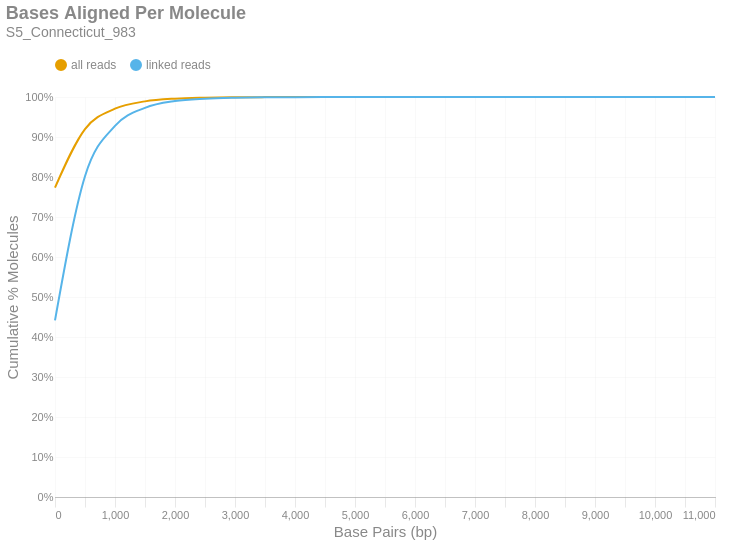

The cell this chart's notebook holds for it:
### Markdown cell above
### Bases Aligned Per Molecule
This is a cumulative frequency distribution showing the number of base pairs aligned per unique molecule. These data are shown in 500 bp bins. There are two distributions: one with `all reads` (yellow) and another with only `linked reads` (blue). The percent of molecules in the `linked reads` distribution is relative to the total number of linked molecules.

### Code cell
if SKIPLR:
    print_html(f"Skipped")
else:
    binned_df = consolidated_hist(valids['aligned_bp'], mask, 500, True)
    with SafeRender(binned_df):
        (
            density_plot(binned_df, 'Bases Aligned Per Molecule', samplename, 'basesper')
            .encode(
                x=alt.X('bin:Q', title="Base Pairs (bp)").axis(tickMinStep=500).scale(padding=0),
                y=alt.Y('value:Q', title='Cumulative % Molecules')
                    .axis(format='%')
                    .scale(domain = [0,1])
                    .stack(False),
                color=alt.Color("key:N").scale(domain = ["all reads", "linked reads"]),
                tooltip = [
                    alt.Tooltip("key:N", title = "Data Type"),
                    alt.Tooltip("range_label:N", title="Bases Aligned Per Molecule"),
                    alt.Tooltip("value:Q", format = ".2%", title="% Molecules (Cum.)")
                ]
            )
        ).display()

### Figure 1 — Vega-Lite specification as saved in the notebook (floating-point values rounded to 4 significant figures)
{"width": "container", "height": 400, "config": {"title": {"anchor": "start", "dy": -15, "fontSize": 18, "color": "#888888", "subtitleColor": "#888888", "subtitleFontSize": 14}, "arc": {"fill": "#0072B2"}, "axis": {"domainColor": "#888888", "domainWidth": 0.5, "gridWidth": 0.2, "grid": false, "titleFontWeight": 400, "titleFontSize": 15, "labelFontSize": 11, "labelColor": "#888888", "tickColor": "#888888", "tickWidth": 0.2, "titleColor": "#888888"}, "axisBand": {"grid": false}, "axisX": {"grid": true, "tickSize": 10, "domainCap": "round"}, "axisY": {"domain": false, "grid": true, "tickSize": 0, "domainCap": "round"}, "background": "transparent", "header": {"labelFontSize": 15, "labelColor": "#888888", "titleFontSize": 15, "titleFontWeight": 600, "titleColor": "#888888"}, "legend": {"labelFont": "sans-serif", "labelFontSize": 12, "labelColor": "#888888", "symbolSize": 100, "symbolType": "circle", "titleFontSize": 12, "titlePadding": 10, "titleColor": "#888888", "title": null, "orient": "top"}, "range": {"category": ["#E69F00", "#56B4E9", "#009E73", "#F0E442", "#0072B2", "#D55E00", "#CC79A7", "#000000"], "diverging": ["#cfe8f3", "#a2d4ec", "#73bfe2", "#46abdb", "#1696d2", "#12719e"]}, "area": {"fill": "#0072B2", "fillOpacity": 0.7, "line": true, "strokeOpacity": 0.7}, "line": {"color": "#0072B2", "stroke": "#0072B2", "strokeWidth": 2}, "trail": {"color": "#0072B2", "stroke": "#0072B2", "strokeWidth": 0, "size": 1}, "point": {"filled": true, "fillOpacity": 1.0, "size": 95}, "text": {"color": "#888888", "fontSize": 11, "align": "right", "fontWeight": 400, "size": 11}, "bar": {"fill": "#0072B2", "stroke": null}, "view": {"stroke": null, "continuousWidth": 660, "continuousHeight": 400}}, "data": {"name": "data-bd9963742870f30819c90038e4ffd389"}, "mark": {"type": "line", "interpolate": "monotone", "point": {"opacity": 0, "size": 275}}, "encoding": {"color": {"field": "key", "scale": {"domain": ["all reads", "linked reads"]}, "type": "nominal"}, "tooltip": [{"field": "key", "title": "Data Type", "type": "nominal"}, {"field": "range_label", "title": "Bases Aligned Per Molecule", "type": "nominal"}, {"field": "value", "format": ".2%", "title": "% Molecules (Cum.)", "type": "quantitative"}], "x": {"axis": {"tickMinStep": 500}, "field": "bin", "scale": {"padding": 0}, "title": "Base Pairs (bp)", "type": "quantitative"}, "y": {"axis": {"format": "%"}, "field": "value", "scale": {"domain": [0, 1]}, "stack": false, "title": "Cumulative % Molecules", "type": "quantitative"}}, "params": [{"name": "param_c36ac31b6afebe62", "select": {"type": "point", "fields": ["key"]}, "bind": "legend"}], "title": {"text": "Bases Aligned Per Molecule", "subtitle": "S5_Connecticut_983"}, "transform": [{"fold": ["all reads (cumsum)", "linked reads (cumsum)"]}, {"calculate": "replace(datum.key, ' (cumsum)', '')", "as": "key"}, {"filter": {"param": "param_c36ac31b6afebe62"}}], "usermeta": {"embedOptions": {"downloadFileName": "S5_Connecticut_983.basesper"}}, "$schema": "https://vega.github.io/schema/vega-lite/v6.1.0.json", "datasets": {"data-bd9963742870f30819c90038e4ffd389": [{"bin": "0.0", "interval": "0.0-500.0", "all reads": 0.7735, "linked reads": 0.4415, "all reads (cumsum)": 0.7735, "linked reads (cumsum)": 0.4415, "range_label": "0-499"}, {"bin": "500.0", "interval": "500.0-1000.0", "all reads": 0.1463, "linked reads": 0.3603, "all reads (cumsum)": 0.9198, "linked reads (cumsum)": 0.8018, "range_label": "500-999"}, {"bin": "1000.0", "interval": "1000.0-1500.0", "all reads": 0.05093, "linked reads": 0.1259, "all reads (cumsum)": 0.9707, "linked reads (cumsum)": 0.9277, "range_label": "1000-1499"}, {"bin": "1500.0", "interval": "1500.0-2000.0", "all reads": 0.01832, "linked reads": 0.04529, "all reads (cumsum)": 0.9891, "linked reads (cumsum)": 0.973, "range_label": "1500-1999"}, {"bin": "2000.0", "interval": "2000.0-2500.0", "all reads": 0.006863, "linked reads": 0.01697, "all reads (cumsum)": 0.9959, "linked reads (cumsum)": 0.9899, "range_label": "2000-2499"}, {"bin": "2500.0", "interval": "2500.0-3000.0", "all reads": 0.002384, "linked reads": 0.005894, "all reads (cumsum)": 0.9983, "linked reads (cumsum)": 0.9958, "range_label": "2500-2999"}, {"bin": "3000.0", "interval": "3000.0-3500.0", "all reads": 0.0009762, "linked reads": 0.002413, "all reads (cumsum)": 0.9993, "linked reads (cumsum)": 0.9982, "range_label": "3000-3499"}, {"bin": "3500.0", "interval": "3500.0-4000.0", "all reads": 0.0004064, "linked reads": 0.001005, "all reads (cumsum)": 0.9997, "linked reads (cumsum)": 0.9992, "range_label": "3500-3999"}, {"bin": "4000.0", "interval": "4000.0-4500.0", "all reads": 0.000175, "linked reads": 0.0004327, "all reads (cumsum)": 0.9999, "linked reads (cumsum)": 0.9997, "range_label": "4000-4499"}, {"bin": "4500.0", "interval": "4500.0-5000.0", "all reads": 7.501e-05, "linked reads": 0.0001854, "all reads (cumsum)": 0.9999, "linked reads (cumsum)": 0.9999, "range_label": "4500-4999"}, {"bin": "5000.0", "interval": "5000.0-5500.0", "all reads": 2.907e-05, "linked reads": 7.187e-05, "all reads (cumsum)": 1.0, "linked reads (cumsum)": 0.9999, "range_label": "5000-5499"}, {"bin": "5500.0", "interval": "5500.0-6000.0", "all reads": 1.337e-05, "linked reads": 3.306e-05, "all reads (cumsum)": 1.0, "linked reads (cumsum)": 1.0, "range_label": "5500-5999"}, {"bin": "6000.0", "interval": "6000.0-6500.0", "all reads": 7.559e-06, "linked reads": 1.869e-05, "all reads (cumsum)": 1.0, "linked reads (cumsum)": 1.0, "range_label": "6000-6499"}, {"bin": "6500.0", "interval": "6500.0-7000.0", "all reads": 2.326e-06, "linked reads": 5.75e-06, "all reads (cumsum)": 1.0, "linked reads (cumsum)": 1.0, "range_label": "6500-6999"}, {"bin": "7000.0", "interval": "7000.0-7500.0", "all reads": 1.163e-06, "linked reads": 2.875e-06, "all reads (cumsum)": 1.0, "linked reads (cumsum)": 1.0, "range_label": "7000-7499"}, {"bin": "7500.0", "interval": "7500.0-8000.0", "all reads": 1.163e-06, "linked reads": 2.875e-06, "all reads (cumsum)": 1.0, "linked reads (cumsum)": 1.0, "range_label": "7500-7999"}, {"bin": "8000.0", "interval": "8000.0-8500.0", "all reads": 0.0, "linked reads": 0.0, "all reads (cumsum)": 1.0, "linked reads (cumsum)": 1.0, "range_label": "8000-8499"}, {"bin": "8500.0", "interval": "8500.0-9000.0", "all reads": 5.814e-07, "linked reads": 1.437e-06, "all reads (cumsum)": 1.0, "linked reads (cumsum)": 1.0, "range_label": "8500-8999"}, {"bin": "9000.0", "interval": "9000.0-9500.0", "all reads": 0.0, "linked reads": 0.0, "all reads (cumsum)": 1.0, "linked reads (cumsum)": 1.0, "range_label": "9000-9499"}, {"bin": "9500.0", "interval": "9500.0-10000.0", "all reads": 0.0, "linked reads": 0.0, "all reads (cumsum)": 1.0, "linked reads (cumsum)": 1.0, "range_label": "9500-9999"}, {"bin": "10000.0", "interval": "10000.0-10500.0", "all reads": 0.0, "linked reads": 0.0, "all reads (cumsum)": 1.0, "linked reads (cumsum)": 1.0, "range_label": "10000-10499"}, {"bin": "10500.0", "interval": "10500.0-11000.0", "all reads": 0.0, "linked reads": 0.0, "all reads (cumsum)": 1.0, "linked reads (cumsum)": 1.0, "range_label": "10500-10999"}, {"bin": "11000.0", "interval": "11000.0-11500.0", "all reads": 2.907e-07, "linked reads": 7.187e-07, "all reads (cumsum)": 1.0, "linked reads (cumsum)": 1.0, "range_label": "11000-11499"}]}}
